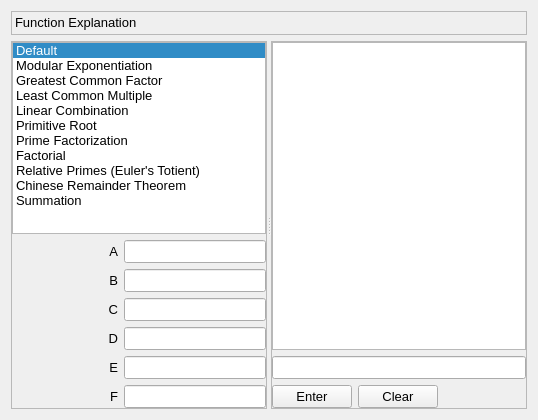
      <widget class="QWidget" name="tabFunctions">
       <attribute name="title">
        <string>Functions</string>
       </attribute>
       <layout class="QGridLayout" name="gridLayout_3">
        <item row="0" column="0">
         <widget class="QLabel" name="label_fn_exp">
          <property name="sizePolicy">
           <sizepolicy hsizetype="Minimum" vsizetype="Fixed">
            <horstretch>0</horstretch>
            <verstretch>0</verstretch>
           </sizepolicy>
          </property>
          <property name="minimumSize">
           <size>
            <width>10</width>
            <height>0</height>
           </size>
          </property>
          <property name="font">
           <font>
            <family>MS Shell Dlg 2</family>
            <pointsize>10</pointsize>
           </font>
          </property>
          <property name="frameShape">
           <enum>QFrame::StyledPanel</enum>
          </property>
          <property name="text">
           <string>Function Explanation</string>
          </property>
          <property name="scaledContents">
           <bool>false</bool>
          </property>
          <property name="alignment">
           <set>Qt::AlignLeading|Qt::AlignLeft|Qt::AlignTop</set>
          </property>
          <property name="wordWrap">
           <bool>false</bool>
          </property>
         </widget>
        </item>
        <item row="1" column="0">
         <widget class="QSplitter" name="splitter">
          <property name="frameShape">
           <enum>QFrame::NoFrame</enum>
          </property>
          <property name="lineWidth">
           <number>1</number>
          </property>
          <property name="midLineWidth">
           <number>0</number>
          </property>
          <property name="orientation">
           <enum>Qt::Horizontal</enum>
          </property>
          <property name="opaqueResize">
           <bool>true</bool>
          </property>
          <property name="handleWidth">
           <number>4</number>
          </property>
          <property name="childrenCollapsible">
           <bool>false</bool>
          </property>
          <widget class="QFrame" name="frame_2">
           <property name="frameShape">
            <enum>QFrame::StyledPanel</enum>
           </property>
           <property name="frameShadow">
            <enum>QFrame::Raised</enum>
           </property>
           <layout class="QVBoxLayout" name="verticalLayout_3">
            <property name="leftMargin">
             <number>0</number>
            </property>
            <property name="topMargin">
             <number>0</number>
            </property>
            <property name="rightMargin">
             <number>0</number>
            </property>
            <property name="bottomMargin">
             <number>0</number>
            </property>
            <item>
             <widget class="QListWidget" name="listWidget">
              <property name="sizePolicy">
               <sizepolicy hsizetype="Minimum" vsizetype="Expanding">
                <horstretch>0</horstretch>
                <verstretch>0</verstretch>
               </sizepolicy>
              </property>
              <property name="minimumSize">
               <size>
                <width>10</width>
                <height>0</height>
               </size>
              </property>
              <property name="font">
               <font>
                <family>MS Shell Dlg 2</family>
                <pointsize>10</pointsize>
                <weight>50</weight>
                <bold>false</bold>
               </font>
              </property>
              <property name="editTriggers">
               <set>QAbstractItemView::CurrentChanged|QAbstractItemView::DoubleClicked|QAbstractItemView::EditKeyPressed</set>
              </property>
              <property name="currentRow">
               <number>0</number>
              </property>
              <property name="sortingEnabled">
               <bool>false</bool>
              </property>
              <item>
               <property name="text">
                <string>Default</string>
               </property>
              </item>
              <item>
               <property name="text">
                <string>Modular Exponentiation</string>
               </property>
              </item>
              <item>
               <property name="text">
                <string>Greatest Common Factor</string>
               </property>
              </item>
              <item>
               <property name="text">
                <string>Least Common Multiple</string>
               </property>
              </item>
              <item>
               <property name="text">
                <string>Linear Combination</string>
               </property>
              </item>
              <item>
               <property name="text">
                <string>Primitive Root</string>
               </property>
              </item>
              <item>
               <property name="text">
                <string>Prime Factorization</string>
               </property>
              </item>
              <item>
               <property name="text">
                <string>Factorial</string>
               </property>
              </item>
              <item>
               <property name="text">
                <string>Relative Primes (Euler's Totient)</string>
               </property>
              </item>
              <item>
               <property name="text">
                <string>Chinese Remainder Theorem</string>
               </property>
              </item>
              <item>
               <property name="text">
                <string>Summation</string>
               </property>
              </item>
             </widget>
            </item>
            <item>
             <layout class="QHBoxLayout" name="horizontalLayout">
              <item>
               <widget class="QLabel" name="label_1">
                <property name="sizePolicy">
                 <sizepolicy hsizetype="Minimum" vsizetype="Preferred">
                  <horstretch>0</horstretch>
                  <verstretch>0</verstretch>
                 </sizepolicy>
                </property>
                <property name="minimumSize">
                 <size>
                  <width>5</width>
                  <height>0</height>
                 </size>
                </property>
                <property name="font">
                 <font>
                  <pointsize>10</pointsize>
                 </font>
                </property>
                <property name="text">
                 <string>A</string>
                </property>
                <property name="scaledContents">
                 <bool>false</bool>
                </property>
                <property name="alignment">
                 <set>Qt::AlignRight|Qt::AlignTrailing|Qt::AlignVCenter</set>
                </property>
               </widget>
              </item>
              <item>
               <widget class="QLineEdit" name="lineEdit_1">
                <property name="sizePolicy">
                 <sizepolicy hsizetype="Minimum" vsizetype="Fixed">
                  <horstretch>0</horstretch>
                  <verstretch>0</verstretch>
                 </sizepolicy>
                </property>
                <property name="minimumSize">
                 <size>
                  <width>10</width>
                  <height>0</height>
                 </size>
                </property>
                <property name="font">
                 <font>
                  <family>Courier</family>
                  <pointsize>10</pointsize>
                 </font>
                </property>
               </widget>
              </item>
             </layout>
            </item>
            <item>
             <layout class="QHBoxLayout" name="horizontalLayout_2">
              <item>
               <widget class="QLabel" name="label_2">
                <property name="sizePolicy">
                 <sizepolicy hsizetype="Minimum" vsizetype="Preferred">
                  <horstretch>0</horstretch>
                  <verstretch>0</verstretch>
                 </sizepolicy>
                </property>
                <property name="minimumSize">
                 <size>
                  <width>5</width>
                  <height>0</height>
                 </size>
                </property>
                <property name="font">
                 <font>
                  <pointsize>10</pointsize>
                 </font>
                </property>
                <property name="text">
                 <string>B</string>
                </property>
                <property name="alignment">
                 <set>Qt::AlignRight|Qt::AlignTrailing|Qt::AlignVCenter</set>
                </property>
               </widget>
              </item>
              <item>
               <widget class="QLineEdit" name="lineEdit_2">
                <property name="sizePolicy">
                 <sizepolicy hsizetype="Minimum" vsizetype="Fixed">
                  <horstretch>0</horstretch>
                  <verstretch>0</verstretch>
                 </sizepolicy>
                </property>
                <property name="minimumSize">
                 <size>
                  <width>10</width>
                  <height>0</height>
                 </size>
                </property>
                <property name="font">
                 <font>
                  <family>Courier</family>
                  <pointsize>10</pointsize>
                 </font>
                </property>
               </widget>
              </item>
             </layout>
            </item>
            <item>
             <layout class="QHBoxLayout" name="horizontalLayout_3">
              <item>
               <widget class="QLabel" name="label_3">
                <property name="sizePolicy">
                 <sizepolicy hsizetype="Minimum" vsizetype="Preferred">
                  <horstretch>0</horstretch>
                  <verstretch>0</verstretch>
                 </sizepolicy>
                </property>
                <property name="minimumSize">
                 <size>
                  <width>5</width>
                  <height>0</height>
                 </size>
                </property>
                <property name="font">
                 <font>
                  <pointsize>10</pointsize>
                 </font>
                </property>
                <property name="text">
                 <string>C</string>
                </property>
                <property name="alignment">
                 <set>Qt::AlignRight|Qt::AlignTrailing|Qt::AlignVCenter</set>
                </property>
               </widget>
              </item>
              <item>
               <widget class="QLineEdit" name="lineEdit_3">
                <property name="sizePolicy">
                 <sizepolicy hsizetype="Minimum" vsizetype="Fixed">
                  <horstretch>0</horstretch>
                  <verstretch>0</verstretch>
                 </sizepolicy>
                </property>
                <property name="minimumSize">
                 <size>
                  <width>10</width>
                  <height>0</height>
                 </size>
                </property>
                <property name="font">
                 <font>
                  <family>Courier</family>
                  <pointsize>10</pointsize>
                 </font>
                </property>
               </widget>
              </item>
             </layout>
            </item>
            <item>
             <layout class="QHBoxLayout" name="horizontalLayout_4">
              <item>
               <widget class="QLabel" name="label_4">
                <property name="sizePolicy">
                 <sizepolicy hsizetype="Minimum" vsizetype="Preferred">
                  <horstretch>0</horstretch>
                  <verstretch>0</verstretch>
                 </sizepolicy>
                </property>
                <property name="minimumSize">
                 <size>
                  <width>5</width>
                  <height>0</height>
                 </size>
                </property>
                <property name="font">
                 <font>
                  <pointsize>10</pointsize>
                 </font>
                </property>
                <property name="text">
                 <string>D</string>
                </property>
                <property name="alignment">
                 <set>Qt::AlignRight|Qt::AlignTrailing|Qt::AlignVCenter</set>
                </property>
               </widget>
              </item>
              <item>
               <widget class="QLineEdit" name="lineEdit_4">
                <property name="sizePolicy">
                 <sizepolicy hsizetype="Minimum" vsizetype="Fixed">
                  <horstretch>0</horstretch>
                  <verstretch>0</verstretch>
                 </sizepolicy>
                </property>
                <property name="minimumSize">
                 <size>
                  <width>10</width>
                  <height>0</height>
                 </size>
                </property>
                <property name="font">
                 <font>
                  <family>Courier</family>
                  <pointsize>10</pointsize>
                 </font>
                </property>
               </widget>
              </item>
             </layout>
            </item>
            <item>
             <layout class="QHBoxLayout" name="horizontalLayout_5">
              <item>
               <widget class="QLabel" name="label_5">
                <property name="sizePolicy">
                 <sizepolicy hsizetype="Minimum" vsizetype="Preferred">
                  <horstretch>0</horstretch>
                  <verstretch>0</verstretch>
                 </sizepolicy>
                </property>
                <property name="minimumSize">
                 <size>
                  <width>5</width>
                  <height>0</height>
                 </size>
                </property>
                <property name="font">
                 <font>
                  <pointsize>10</pointsize>
                 </font>
                </property>
                <property name="text">
                 <string>E</string>
                </property>
                <property name="alignment">
                 <set>Qt::AlignRight|Qt::AlignTrailing|Qt::AlignVCenter</set>
                </property>
               </widget>
              </item>
              <item>
               <widget class="QLineEdit" name="lineEdit_5">
                <property name="sizePolicy">
                 <sizepolicy hsizetype="Minimum" vsizetype="Fixed">
                  <horstretch>0</horstretch>
                  <verstretch>0</verstretch>
                 </sizepolicy>
                </property>
                <property name="minimumSize">
                 <size>
                  <width>10</width>
                  <height>0</height>
                 </size>
                </property>
                <property name="font">
                 <font>
                  <family>Courier</family>
                  <pointsize>10</pointsize>
                 </font>
                </property>
               </widget>
              </item>
             </layout>
            </item>
            <item>
             <layout class="QHBoxLayout" name="horizontalLayout_6">
              <item>
               <widget class="QLabel" name="label_6">
                <property name="sizePolicy">
                 <sizepolicy hsizetype="Minimum" vsizetype="Preferred">
                  <horstretch>0</horstretch>
                  <verstretch>0</verstretch>
                 </sizepolicy>
                </property>
                <property name="minimumSize">
                 <size>
                  <width>5</width>
                  <height>0</height>
                 </size>
                </property>
                <property name="font">
                 <font>
                  <pointsize>10</pointsize>
                 </font>
                </property>
                <property name="text">
                 <string>F</string>
                </property>
                <property name="alignment">
                 <set>Qt::AlignRight|Qt::AlignTrailing|Qt::AlignVCenter</set>
                </property>
               </widget>
              </item>
              <item>
               <widget class="QLineEdit" name="lineEdit_6">
                <property name="sizePolicy">
                 <sizepolicy hsizetype="Minimum" vsizetype="Fixed">
                  <horstretch>0</horstretch>
                  <verstretch>0</verstretch>
                 </sizepolicy>
                </property>
                <property name="minimumSize">
                 <size>
                  <width>10</width>
                  <height>0</height>
                 </size>
                </property>
                <property name="font">
                 <font>
                  <family>Courier</family>
                  <pointsize>10</pointsize>
                 </font>
                </property>
               </widget>
              </item>
             </layout>
            </item>
           </layout>
          </widget>
          <widget class="QFrame" name="frame">
           <property name="frameShape">
            <enum>QFrame::StyledPanel</enum>
           </property>
           <property name="frameShadow">
            <enum>QFrame::Raised</enum>
           </property>
           <layout class="QVBoxLayout" name="verticalLayout_2">
            <property name="leftMargin">
             <number>0</number>
            </property>
            <property name="topMargin">
             <number>0</number>
            </property>
            <property name="rightMargin">
             <number>0</number>
            </property>
            <property name="bottomMargin">
             <number>0</number>
            </property>
            <item>
             <widget class="QPlainTextEdit" name="textBox_fn">
              <property name="sizePolicy">
               <sizepolicy hsizetype="Minimum" vsizetype="Expanding">
                <horstretch>0</horstretch>
                <verstretch>0</verstretch>
               </sizepolicy>
              </property>
              <property name="minimumSize">
               <size>
                <width>10</width>
                <height>0</height>
               </size>
              </property>
              <property name="font">
               <font>
                <family>Courier</family>
                <pointsize>10</pointsize>
               </font>
              </property>
              <property name="readOnly">
               <bool>true</bool>
              </property>
             </widget>
            </item>
            <item>
             <layout class="QVBoxLayout" name="verticalLayout">
              <item>
               <widget class="QLineEdit" name="lineEdit_fn_ans">
                <property name="sizePolicy">
                 <sizepolicy hsizetype="Minimum" vsizetype="Fixed">
                  <horstretch>0</horstretch>
                  <verstretch>0</verstretch>
                 </sizepolicy>
                </property>
                <property name="minimumSize">
                 <size>
                  <width>10</width>
                  <height>0</height>
                 </size>
                </property>
                <property name="font">
                 <font>
                  <family>Courier</family>
                  <pointsize>10</pointsize>
                 </font>
                </property>
                <property name="readOnly">
                 <bool>true</bool>
                </property>
               </widget>
              </item>
              <item>
               <layout class="QHBoxLayout" name="horizontalLayout_7">
                <property name="spacing">
                 <number>6</number>
                </property>
                <item>
                 <widget class="QPushButton" name="enter_fn_button">
                  <property name="font">
                   <font>
                    <pointsize>10</pointsize>
                   </font>
                  </property>
                  <property name="text">
                   <string>Enter</string>
                  </property>
                 </widget>
                </item>
                <item>
                 <widget class="QPushButton" name="clear_fn_button">
                  <property name="font">
                   <font>
                    <pointsize>10</pointsize>
                   </font>
                  </property>
                  <property name="text">
                   <string>Clear</string>
                  </property>
                 </widget>
                </item>
                <item>
                 <spacer name="horizontalSpacer">
                  <property name="orientation">
                   <enum>Qt::Horizontal</enum>
                  </property>
                  <property name="sizeHint" stdset="0">
                   <size>
                    <width>40</width>
                    <height>20</height>
                   </size>
                  </property>
                 </spacer>
                </item>
               </layout>
              </item>
             </layout>
            </item>
           </layout>
          </widget>
         </widget>
        </item>
       </layout>
       <zorder>splitter</zorder>
       <zorder>label_fn_exp</zorder>
      </widget>
